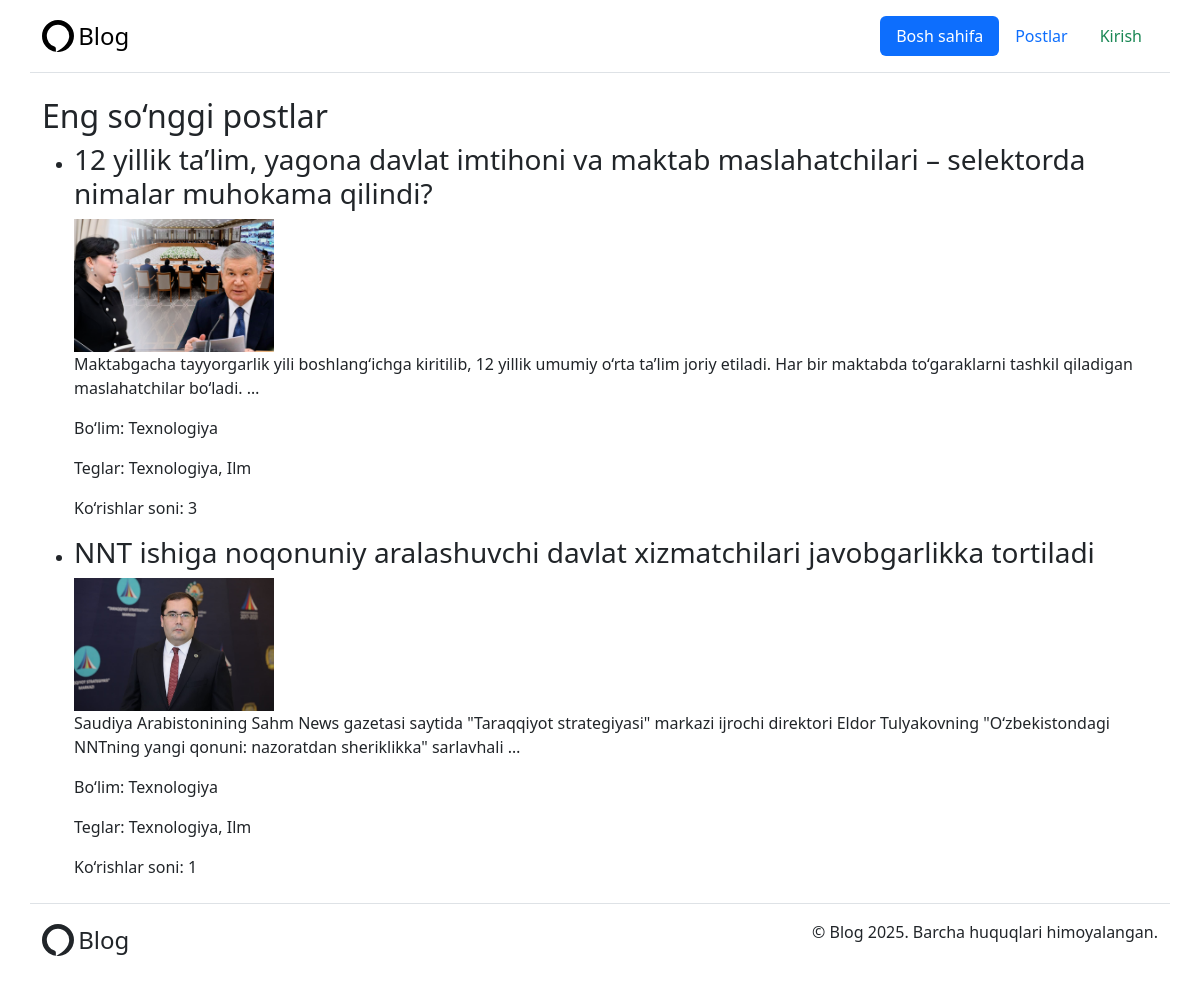
Before: / with the older database file.
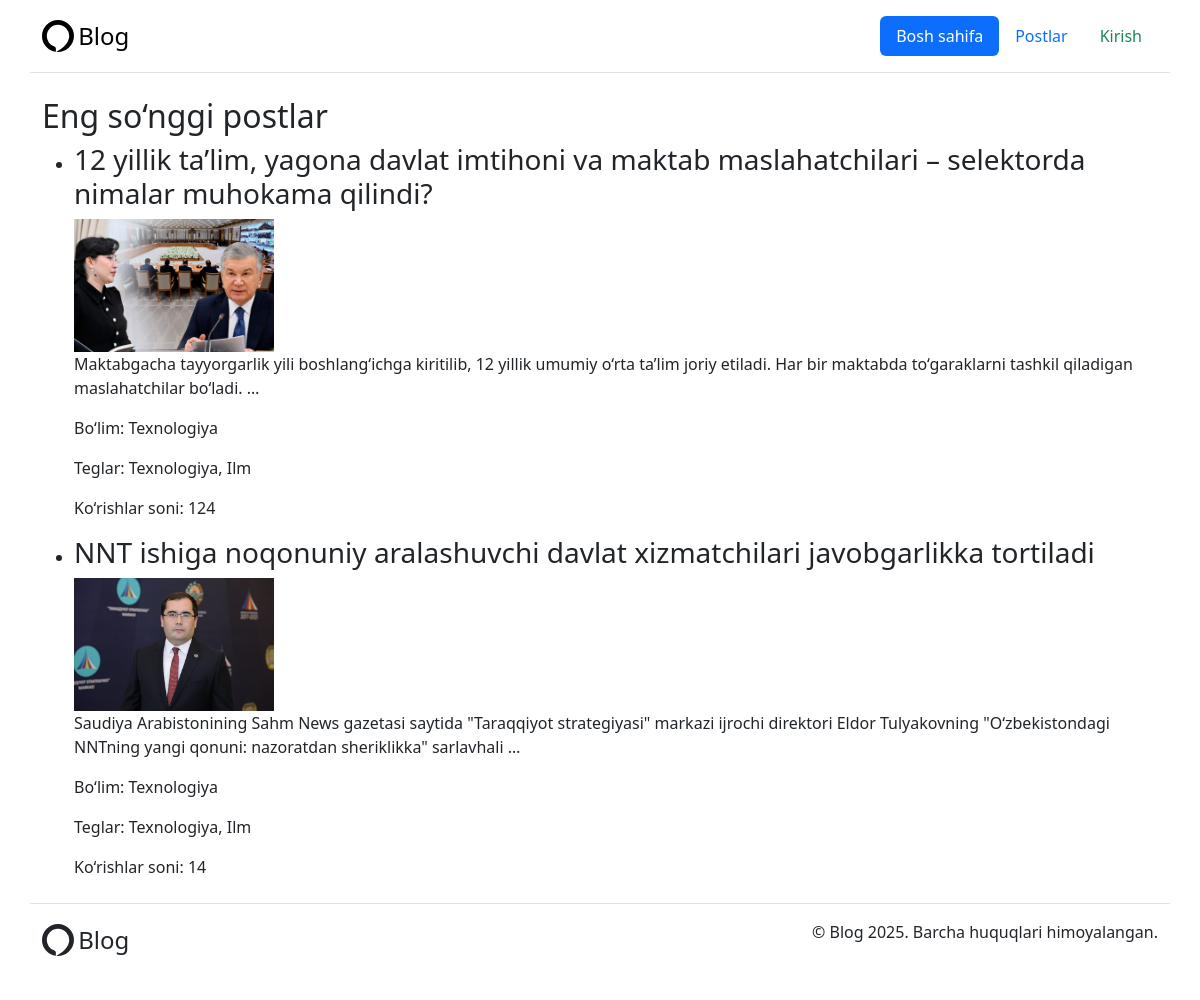
After: the same page with the newer database file.
### core/models.py (models this page shows, shortened)
class Post(models.Model):
    title = models.CharField(max_length=200)
    content = models.TextField()
    image = models.ImageField(upload_to='posts/', blank=True, null=True)
    views = models.PositiveIntegerField(default=0)
    is_approved = models.BooleanField(default=False)
    is_recommended = models.BooleanField(default=False)
    created_at = models.DateTimeField(auto_now_add=True)
    updated_at = models.DateTimeField(auto_now=True)
    author = models.ForeignKey(CustomUser, on_delete=models.CASCADE, related_name='posts')
    category = models.ForeignKey(Category, on_delete=models.SET_NULL, null=True, related_name='posts')
    tags = models.ManyToManyField(Tag, related_name='posts', blank=True)

class Category(models.Model):
    name = models.CharField(max_length=100)
    slug = models.SlugField(unique=True)

### config/views.py (the view)
# urls.py: path('', index, name="index"),
def index(request):
    posts = Post.objects.filter(is_approved=True).order_by('-created_at')
    return render(request, 'home/index.html', {'posts': posts})

### templates/home/index.html (shortened to what this page needs)
{% extends "base.html" %}
{% block content %}
  <h2>Eng so‘nggi postlar</h2>
  {% if posts %}
    <ul>
      {% for post in posts %}
        <li>
          <h3>{{ post.title }}</h3>
          {% if post.image %}
            <img src="{{ post.image.url }}" alt="{{ post.title }}" width="200">
          {% endif %}
          <p>{{ post.content|truncatewords:20 }}</p>
          <p>Bo‘lim: {{ post.category.name }}</p>
          <p>Teglar:
            {% for tag in post.tags.all %}
              {{ tag.name }}{% if not forloop.last %}, {% endif %}
            {% endfor %}
          </p>
          <p>Ko‘rishlar soni: {{ post.views }}</p>
        </li>
      {% endfor %}
    </ul>
  {% else %}
    <p>Hozircha hech qanday post yo‘q.</p>
  {% endif %}
{% endblock %}

Changed rows visible on the page:
changed Post (number 1 of 2 on the later page): views "3" → "124"
changed Post "NNT ishiga noqonuniy aralashuvchi davlat xizmatchilari javobgarlikka tortiladi": views "1" → "14"
